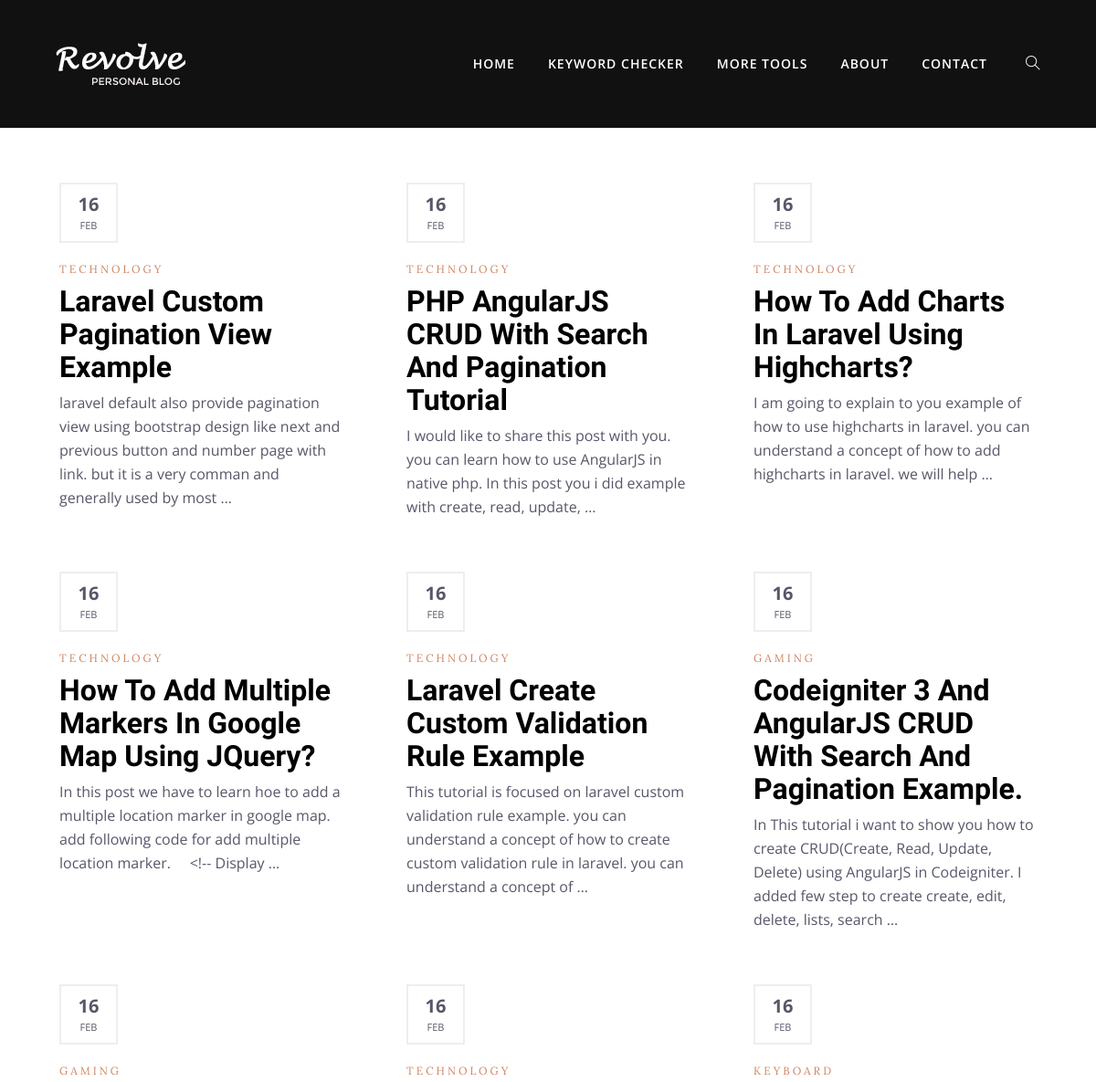
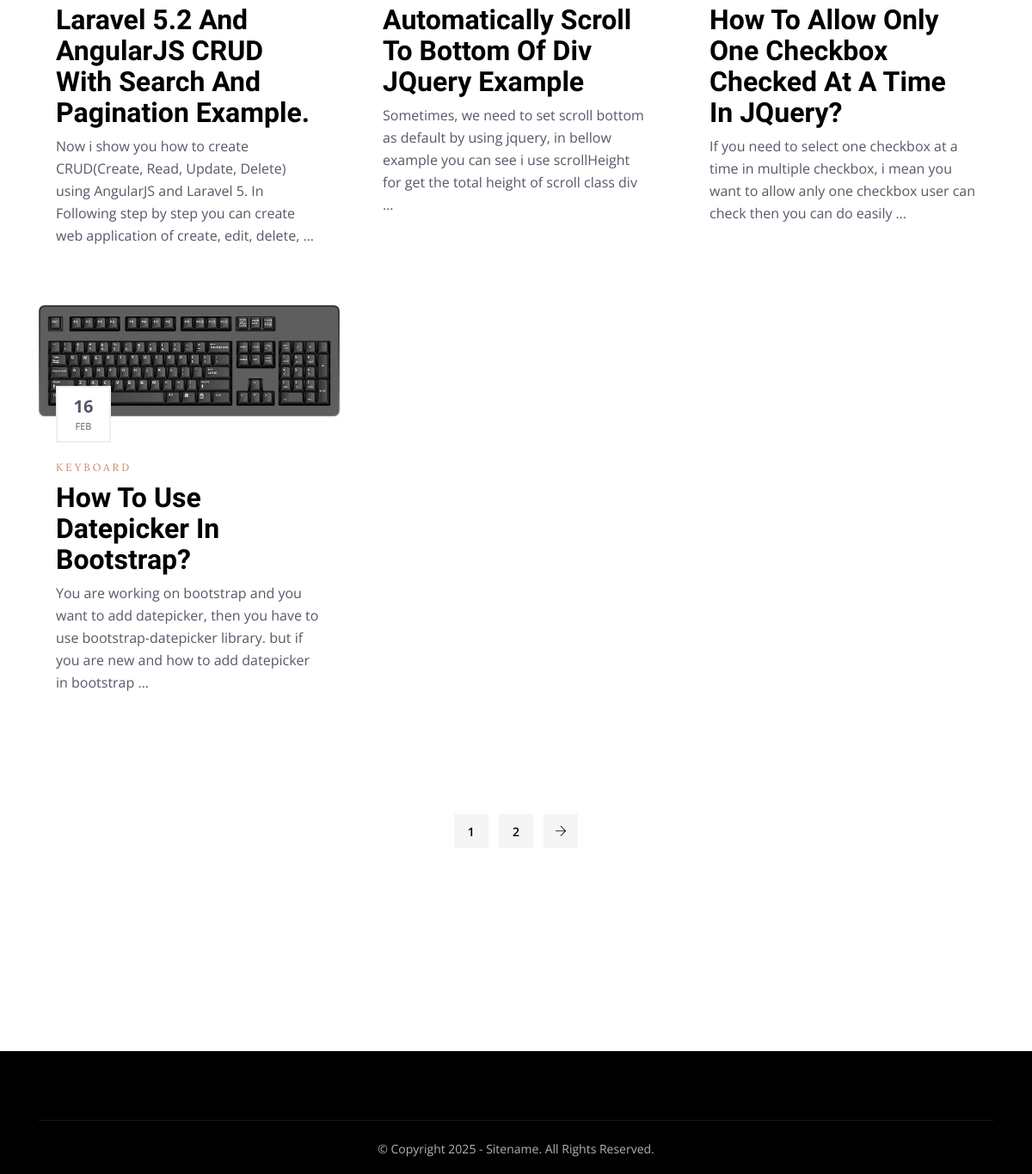
The page / on the database its author committed (2 pictures, top to bottom).
### blog/models.py (models this page shows, shortened)
class Blog(models.Model):
    title = models.CharField(max_length=255)
    slug = models.SlugField(max_length=255, unique=True, blank=True, null=True)
    content = RichTextField('Content', config_name='default')
    category = models.ForeignKey('Category', on_delete=models.CASCADE)
    image = models.ImageField(upload_to='images/', blank=True, null=True)
    created_at = models.DateTimeField(auto_now_add=True)
    modified_at = models.DateTimeField(auto_now=True)
    meta_title = models.CharField(max_length=255, blank=True, null=True)
    meta_description = models.TextField(blank=True, null=True)
    status = models.CharField(max_length=10, choices=[('draft', 'Draft'), ('published', 'Published')], default='draft')
    views = models.IntegerField(default=0)
    index = models.BooleanField(default=True)

class Category(models.Model):
    name = models.CharField(max_length=255)
    slug = models.SlugField(max_length=255, unique=True, blank=True, null=True)

### blog/views.py (the view)
# urls.py: 2. Add a URL to urlpatterns:  path('', views.home, name='home')
def home(request):
    blogs = Blog.objects.all().order_by('-created_at')
    paginator = Paginator(blogs, 10)
    page_number = request.GET.get('page')
    page_blog = paginator.get_page(page_number)
    return render(request, 'home.html', { 'page_blog': page_blog})

### templates/home.html (shortened to what this page needs)
{% extends "base.html" %}
{% load static %}
{% block content %}
<section class="section-padding">
    <div class="container">
        <div class="row">
            <div class="col-lg-12 col-md-12 col-sm-12 col-xs-12">
                <div class="row">
                    {% for blog in page_blog %}
    <div class="col-lg-4 col-md-6 col-sm-6">
        <article class="post-grid mb-5 ">
            <a class="post-thumb mb-4 d-block" href="{% url 'single_blog' blog.slug %}">
                <img src="{% if blog.image %}{{blog.image.url}}{% endif %}" alt="{{Blog.title}}" class="img-fluid w-100">
            </a>
            <div class="post-content-grid">
                <div class="label-date">
                    <span class="day">{{ blog.modified_at|date:"d" }}</span>
                    <span class="month text-uppercase">{{ blog.modified_at|date:"M" }}</span>
                </div>
                <span class="cat-name text-color font-extra font-sm text-uppercase letter-spacing">{{blog.category.name}}</span>
                <h2 class="post-title mt-1"><a href="{% url 'single_blog' blog.slug %}">{{blog.title}}</a></h2>
                <div>
                    {{blog.content|safe|striptags|truncatewords:30 }}
                </div>
            </div>
        </article>
    </div>
    {% endfor %}
</div>
            </div>
            <div class="m-auto">
                <div class="pagination mt-5 pt-4">
                    <ul class="list-inline">
                        {% for num in page_blog.paginator.page_range %}
                            {% if blogs.number == num %}
                                <li class="list-inline-item"><a href="?page={{ num }}" class="active">{{ num }}</a></li>
                            {% else %}
                                <li class="list-inline-item"><a href="?page={{ num }}">{{ num }}</a></li>
                            {% endif %}
                        {% endfor %}
                        {% if page_blog.has_next %}
                            <li class="list-inline-item">
                                <a href="?page={{ blogs.next_page_number }}" class="prev-posts">
                                    <i class="ti-arrow-right"></i>
                                </a>
                            </li>
                        {% endif %}
                    </ul>
                </div>
            </div>
        </div>
    </div>
</section>
{% endblock %}

### static/css/style.css (style rules this page uses)
body, p { font-family: "Open Sans", sans-serif; line-height: 26px; font-size: 16px; text-rendering: optimizeLegibility; color: #666; font-weight: 400; }
html { overflow-x: hidden; width: 100%; height: 100%; }
h1, .h1, h2, .h2, h3, .h3, h4, .h4, h5, .h5, h6, .h6 { color: #1c1c1c; font-weight: 600; font-family: "Unna", serif; }
h2, .h2 { font-size: 32px; line-height: 36px; font-weight: 700; }
.font-extra { font-family: "Lora", serif; }
body { background: #fff; color: #575769; }
html, body { height: 100%; }
a { transition: all 0.3s ease-in-out; color: #000; }
a:link, a:visited { text-decoration: none; }
.section-padding { padding: 70px 0; position: relative; }
.letter-spacing { letter-spacing: 3px; }
.font-sm { font-size: 12px !important; }
.text-color { color: #ce8460; }
.label-date .day { font-weight: 700; display: block; }
.label-date span.month { font-size: 11px; line-height: 1em; }
.label-date span.day { font-size: 20px; line-height: 1em; font-weight: 700; margin-bottom: 7px; }
.label-date span { display: block; }
.label-date { width: 64px; border: 2px solid #eee; background-color: #fff; padding: 12px 5px; text-align: center; z-index: 9; position: absolute; margin-top: -80px; }
.post-content-grid { padding: 20px; }
.pagination ul li a { width: 40px; height: 40px; background: #f5f5f5; display: inline-block; text-align: center; font-weight: 600; padding-top: 8px; font-size: 14px; }
.post-title { text-transform: capitalize; }
.post-grid span { font-size: 15px; }

### rows shown on the page
Blog: modified_at "16", modified_at "FEB", category.name "TECHNOLOGY", title "Laravel Custom Pagination View Example", content "laravel default also provide pagination view using bootstrap design like next and previous button and number page with link. but it is a very comman and generally used by most …"
Blog: modified_at "16", modified_at "FEB", category.name "TECHNOLOGY", title "PHP AngularJS CRUD With Search And Pagination Tutorial", content "I would like to share this post with you. you can learn how to use AngularJS in native php. In this post you i did example with create, read, update, …"
Blog: modified_at "16", modified_at "FEB", category.name "TECHNOLOGY", title "How To Add Charts In Laravel Using Highcharts?", content "I am going to explain to you example of how to use highcharts in laravel. you can understand a concept of how to add highcharts in laravel. we will help …"
Blog: modified_at "16", modified_at "FEB", category.name "TECHNOLOGY", title "How To Add Multiple Markers In Google Map Using JQuery?", content "In this post we have to learn hoe to add a multiple location marker in google map. add following code for add multiple location marker. <!-- Display …"
Blog: modified_at "16", modified_at "FEB", category.name "TECHNOLOGY", title "Laravel Create Custom Validation Rule Example", content "This tutorial is focused on laravel custom validation rule example. you can understand a concept of how to create custom validation rule in laravel. you can understand a concept of …"
Blog: modified_at "16", modified_at "FEB", category.name "GAMING", title "Codeigniter 3 And AngularJS CRUD With Search And Pagination Example.", content "In This tutorial i want to show you how to create CRUD(Create, Read, Update, Delete) using AngularJS in Codeigniter. I added few step to create create, edit, delete, lists, search …"
Blog: modified_at "16", modified_at "FEB", category.name "GAMING", title "Laravel 5.2 And AngularJS CRUD With Search And Pagination Example.", content "Now i show you how to create CRUD(Create, Read, Update, Delete) using AngularJS and Laravel 5. In Following step by step you can create web application of create, edit, delete, …"
Blog: modified_at "16", modified_at "FEB", category.name "TECHNOLOGY", title "Automatically Scroll To Bottom Of Div JQuery Example", content "Sometimes, we need to set scroll bottom as default by using jquery, in bellow example you can see i use scrollHeight for get the total height of scroll class div …"
Blog: modified_at "16", modified_at "FEB", category.name "KEYBOARD", title "How To Allow Only One Checkbox Checked At A Time In JQuery?", content "If you need to select one checkbox at a time in multiple checkbox, i mean you want to allow anly one checkbox user can check then you can do easily …"
Blog: image (picture), modified_at "16", modified_at "FEB", category.name "KEYBOARD", title "How To Use Datepicker In Bootstrap?", content "You are working on bootstrap and you want to add datepicker, then you have to use bootstrap-datepicker library. but if you are new and how to add datepicker in bootstrap …"

### other values the page prints
{{ num }} "1" "2"
